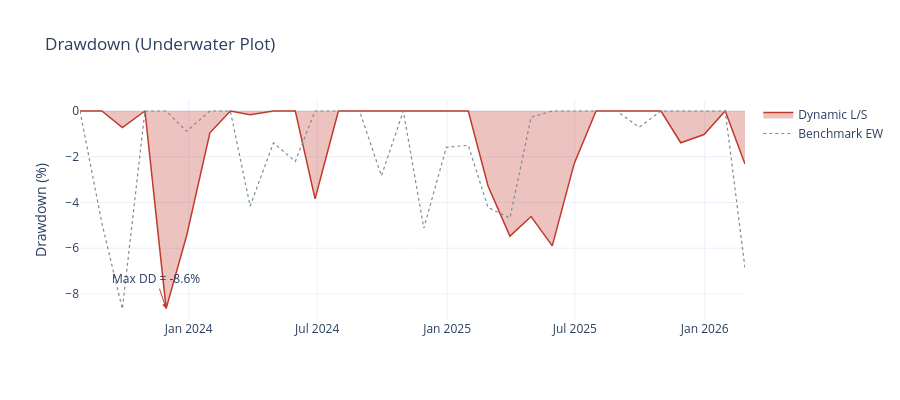

The code cell stored with this chart in its notebook:
### Markdown cell above
## 7 · Drawdown (Underwater)

### Code cell
from analytics.performance import drawdown_series

dd_dyn = drawdown_series(df['dynamic_net_20bp']) * 100
dd_bch = drawdown_series(df['benchmark_ew']) * 100

fig = go.Figure()
fig.add_trace(go.Scatter(x=dd_dyn.index, y=dd_dyn.values, fill='tozeroy',
                          fillcolor='rgba(192,57,43,0.3)', line=dict(color=PAL['loss'], width=1.5),
                          name='Dynamic L/S'))
fig.add_trace(go.Scatter(x=dd_bch.index, y=dd_bch.values,
                          line=dict(color=PAL['benchmark'], width=1.2, dash='dot'),
                          name='Benchmark EW'))
min_idx = dd_dyn.idxmin()
fig.add_annotation(x=min_idx, y=dd_dyn.min(),
                   text=f'Max DD = {dd_dyn.min():.1f}%',
                   arrowhead=2, arrowcolor=PAL['loss'])
fig.update_layout(title='Drawdown (Underwater Plot)', yaxis_title='Drawdown (%)', height=400)
fig
